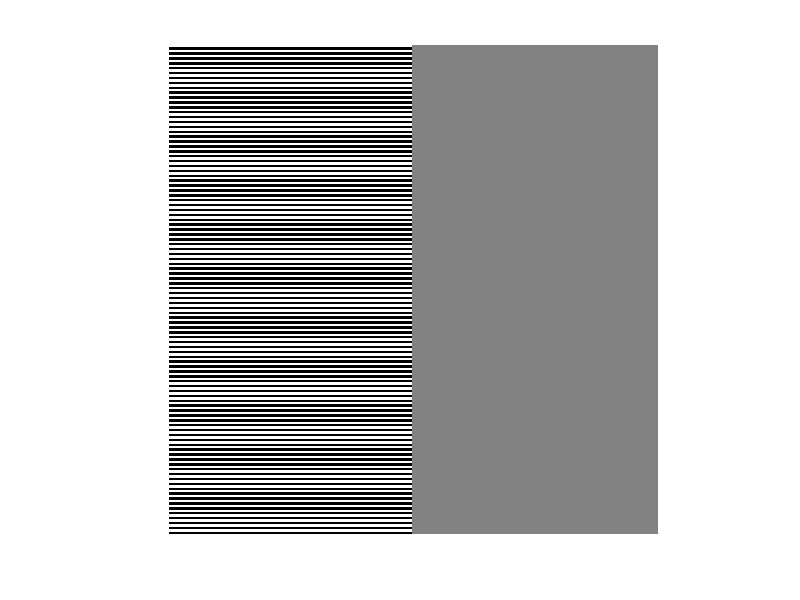
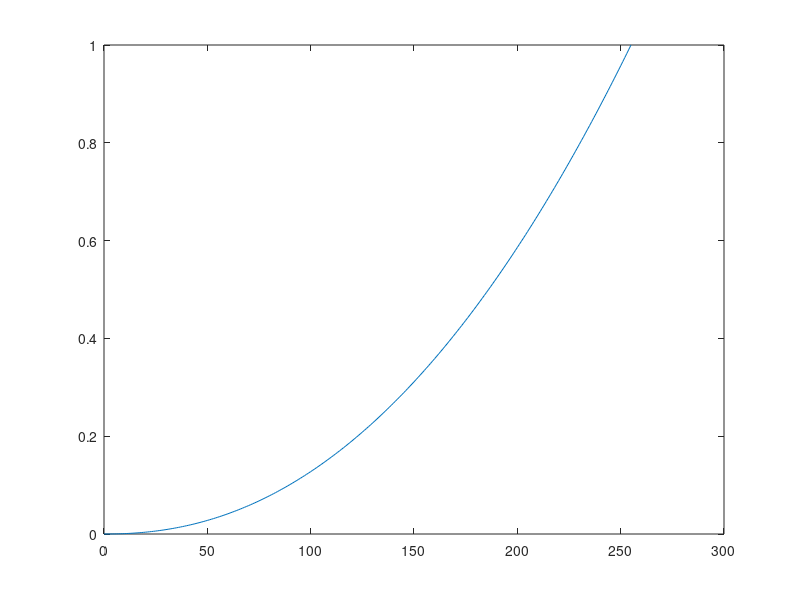

MATLAB code to generate these figures, in order: (Note: this script raises an error after producing the figures.)
% EE 193HIP, HW 2, problem 1
% Experiments with gamma

close all;
clear;
clc;

x = zeros(200,200);
x(1:200,100:200) = 0.5;  % set the color gray (right part
for i = 1:200
    if rem(i,2) ~= 0     % To make an alternative strip, set even part to be white and odd pixel to black
        x(i,1:99) = 1;  % white of left part
    end
end
figure;
imshow(x);
%%
figure(2)
gamma = 2.2;        % standard gamma value
lin = linspace(0,255,256);
y = (lin.^gamma) / (255^gamma);% gamma correction also with normalization
plot(lin,y);hold on 
hline = refline([0 0.5]);   %add a reference line to mark the intermediate velue
hline.Color = 'r';
% gray value is 186 according to the plot
plot(186,0.5,'o')
xlabel('sRGB');ylabel('luminance');
title('Problem1');
